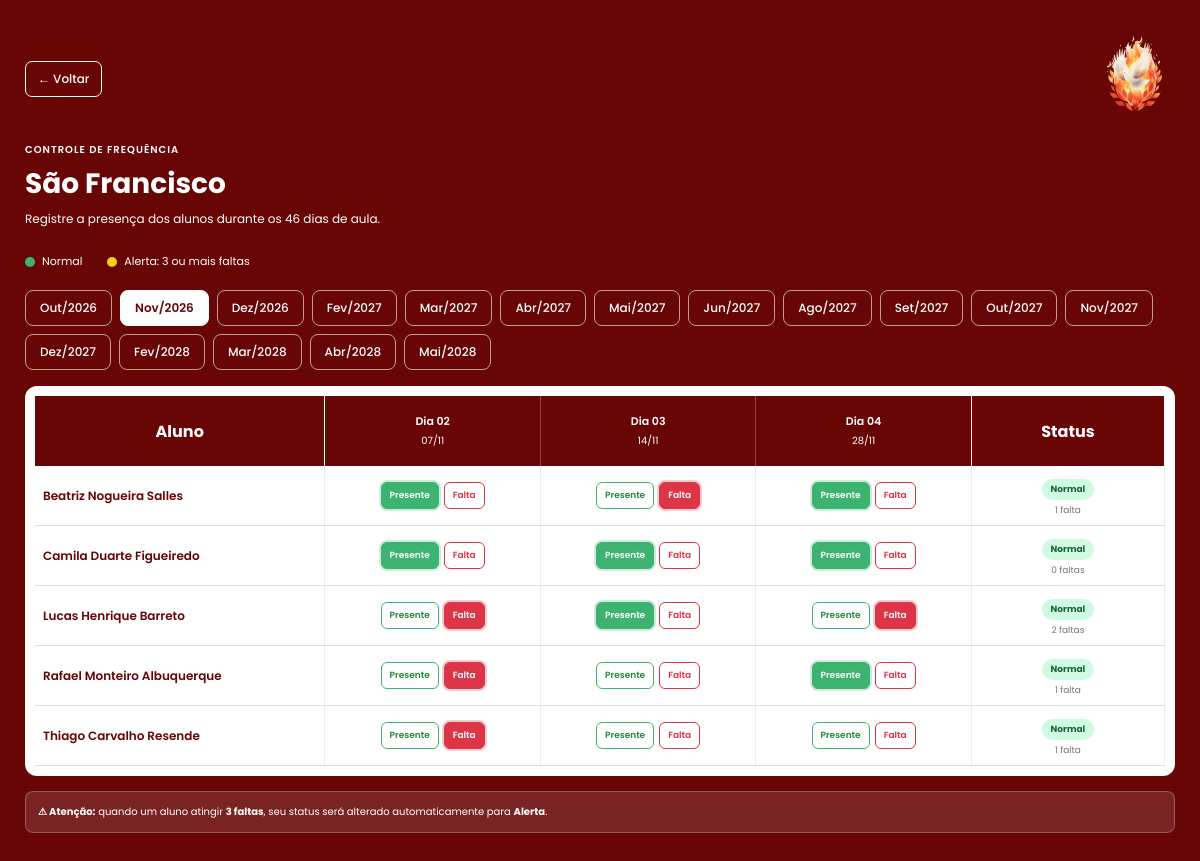
/turma/1 (signed in), run on the app's committed database.
### tables this page shows
CREATE TABLE turmas (
        id INTEGER PRIMARY KEY AUTOINCREMENT,
        nome TEXT NOT NULL
    );

CREATE TABLE alunos (
        id INTEGER PRIMARY KEY AUTOINCREMENT,
        nome TEXT NOT NULL,
        turma_id INTEGER NOT NULL,
        FOREIGN KEY (turma_id) REFERENCES turmas(id) ON DELETE CASCADE
    );

### app.py (the view)
@app.route("/turma/<int:turma_id>")
@login_required
def chamada(turma_id):
    conn = get_db()
    turma = conn.execute(
        """
        SELECT *
        FROM turmas
        WHERE id = ?
        """,
        (turma_id,)
    ).fetchone()
    if turma is None:
        conn.close()
        return "Turma não encontrada.", 404
    alunos = conn.execute(
        """
        SELECT *
        FROM alunos
        WHERE turma_id = ?
        ORDER BY nome
        """,
        (turma_id,)
    ).fetchall()
    dias = [
        date(2026, 10, 17),
        date(2026, 11, 7),
        date(2026, 11, 14),
        date(2026, 11, 28),
        date(2026, 12, 5),
        date(2027, 2, 13),
        date(2027, 2, 20),
        date(2027, 2, 27),
        date(2027, 3, 13),
        date(2027, 3, 20),
        date(2027, 4, 3),
        date(2027, 4, 10),
        date(2027, 4, 17),
        date(2027, 5, 8),
        date(2027, 5, 15),
        date(2027, 5, 22),
        date(2027, 5, 29),
        date(2027, 6, 5),
        date(2027, 6, 12),
        date(2027, 8, 1),
        date(2027, 8, 8),
        date(2027, 8, 21),
        date(2027, 9, 11),
        date(2027, 9, 18),
        date(2027, 9, 25),
        date(2027, 10, 2),
        date(2027, 10, 9),
        date(2027, 10, 16),
        date(2027, 10, 23),
        date(2027, 11, 6),
        date(2027, 11, 27),
        date(2027, 12, 4),
        date(2027, 12, 11),
        date(2028, 2, 5),
        date(2028, 2, 12),
        date(2028, 2, 19),
        date(2028, 3, 4),
        date(2028, 3, 11),
        date(2028, 3, 18),
        date(2028, 3, 25),
        date(2028, 4, 1),
        date(2028, 4, 8),
        date(2028, 5, 6),
        date(2028, 5, 13),
        date(2028, 5, 20),
        date(2028, 5, 27),
    ]
    dias = sorted(dias)
    meses = sorted({(d.year, d.month) for d in dias})
    hoje = date.today()
    futuros = [m for m in meses if m >= (hoje.year, hoje.month)]
    selecionado = futuros[0] if futuros else meses[-1]
    mes_param = request.args.get("mes", "")
    try:
        ano_p, mes_p = map(int, mes_param.split("-"))
        if (ano_p, mes_p) in meses:
            selecionado = (ano_p, mes_p)
    except ValueError:
        pass
    dias_mes = [
        d for d in dias
        if (d.year, d.month) == selecionado
    ]
    meses_nav = [
        {
            "valor": f"{a}-{m:02d}",
            "rotulo": f"{MESES_PT[m - 1]}/{a}",
            "ativo": (a, m) == selecionado,
        }
        for a, m in meses
    ]
    registros = conn.execute(
        """
        SELECT
            c.aluno_id,
            c.data,
            c.presente

        FROM chamadas c

        JOIN alunos a
            ON a.id = c.aluno_id

        WHERE a.turma_id = ?
        """,
        (turma_id,)
    ).fetchall()
    conn.close()
    mapa = {
        (
            registro["aluno_id"],
            registro["data"]
        ): bool(registro["presente"])
        for registro in registros
    }
    dados = []
    for aluno in alunos:
        faltas = sum(
            1
            for dia in dias
            if mapa.get(
                (
                    aluno["id"],
                    dia.isoformat()
                )
            ) is False
        )
        dados.append({
            "id": aluno["id"],
            "nome": aluno["nome"],
            "faltas": faltas,
            "status":
                "Alerta"
                if faltas >= 3
                else "Normal"
        })
    return render_template(
          "chamada.html",
          turma=turma,
          alunos=dados,
          dias=dias_mes,
          todos_dias=dias,
          meses=meses_nav,
          mapa=mapa
  )

### app.py (called while the page is built)
@app.after_request
def adicionar_cabecalhos_seguranca(response):
    response.headers["X-Content-Type-Options"] = "nosniff"
    response.headers["X-Frame-Options"] = "SAMEORIGIN"
    response.headers["Referrer-Policy"] = "strict-origin-when-cross-origin"
    response.headers["Permissions-Policy"] = (
        "geolocation=(), "
        "microphone=(), "
        "camera=()"
    )
    if request.is_secure:
        response.headers["Strict-Transport-Security"] = (
            "max-age=31536000; includeSubDomains"
        )
    return response

def get_db():
    conn = sqlite3.connect(DB_PATH)
    conn.row_factory = sqlite3.Row
    conn.execute("PRAGMA foreign_keys = ON")
    return conn

def login_required(view):
    @wraps(view)
    def wrapped(*args, **kwargs):
        if "usuario_id" not in session:
            return redirect(
                url_for("login")
            )
        return view(*args, **kwargs)
    return wrapped

### templates/chamada.html (shortened to what this page needs)
<!DOCTYPE html>
<html lang="pt-BR">
<head>
    <link rel="stylesheet"
          href="{{ url_for('static', filename='chamada.css') }}">
</head>
<body>
<div class="container">
    <header>
        <div class="topo">
            <a href="{{ url_for('turmas') }}"
               class="voltar">
                ← Voltar
            </a>
            <div class="logo">
                <img
                    src="{{ url_for('static', filename='image-removebg-preview.png') }}"
                    alt="Logo CRISMA">
            </div>
        </div>
        <div class="titulo">
            <p class="subtitulo">
                CONTROLE DE FREQUÊNCIA
            </p>
            <h1>
                {{ turma.nome }}
            </h1>
            <p>
                Registre a presença dos alunos durante
                os {{ todos_dias|length }} dias de aula.
            </p>
        </div>
    </header>
    <section class="legenda">
        <div class="legenda-item">
            <span class="bolinha normal"></span>
            <span>
                Normal
            </span>
        </div>
        <div class="legenda-item">
            <span class="bolinha alerta"></span>
            <span>
                Alerta: 3 ou mais faltas
            </span>
        </div>
    </section>
    <div class="meses">
    {% for m in meses %}
        <a href="?mes={{ m.valor }}"
           class="{{ 'ativo' if m.ativo else '' }}">
            {{ m.rotulo }}
        </a>
    {% endfor %}
    </div>
    <section class="tabela-container">
        <table>
            <thead>
                <tr>
                    <th class="aluno-coluna">
                        Aluno
                    </th>
                    {% for dia in dias %}
                    <th>
                        <div class="dia">
                            Dia {{ "%02d"|format(todos_dias.index(dia) + 1) }}
                        </div>
                        <div class="data">
                            {{ dia.strftime("%d/%m") }}
                        </div>
                    </th>
                    {% endfor %}
                    <th class="status-coluna">
                        Status
                    </th>
                </tr>
            </thead>
            <tbody>
            {% for aluno in alunos %}
                <tr
                    id="aluno-{{ aluno.id }}"
                    data-aluno-id="{{ aluno.id }}"
                >
                    <td class="nome-aluno">
                        {{ aluno.nome }}
                    </td>
                    {% for dia in dias %}
                        {% set chave = (aluno.id, dia.isoformat()) %}
                        {% set marcado = mapa.get(chave) %}
                        <td>
                            <div class="botoes">
                                <button
                                    type="button"
                                    class="presente {% if marcado == true %}selecionado{% endif %}"
                                    data-aluno-id="{{ aluno.id }}"
                                    data-data="{{ dia.isoformat() }}"
                                    data-presente="true"
                                >
                                    Presente
                                </button>
                                <button
                                    type="button"
                                    class="falta {% if marcado == false %}selecionado{% endif %}"
                                    data-aluno-id="{{ aluno.id }}"
                                    data-data="{{ dia.isoformat() }}"
                                    data-presente="false"
                                >
                                    Falta
                                </button>
                            </div>
                        </td>
                    {% endfor %}
                    <td class="status">
                        <span
                            class="status-text {% if aluno.faltas >= 3 %}status-alerta{% else %}status-normal{% endif %}"
                        >
                            {{ aluno.status }}
                        </span>
                        <span class="contador">
                            {{ aluno.faltas }}
                            falta{% if aluno.faltas != 1 %}s{% endif %}
                        </span>
                    </td>
                </tr>
            {% endfor %}
            </tbody>
        </table>
    </section>
    <div class="observacao">
        <strong>⚠ Atenção:</strong>
        quando um aluno atingir
        <strong>3 faltas</strong>,
        seu status será alterado automaticamente para
        <strong>Alerta</strong>.
    </div>
</div>
</body>
</html>

### static/chamada.css (style rules this page uses)
* { margin: 0; padding: 0; box-sizing: border-box; }
body { font-family: 'Poppins', sans-serif; background-color: #680505; color: white; min-height: 100vh; }
.container { width: 100%; max-width: 1400px; margin: 0 auto; padding: 35px 25px; }
.topo { display: flex; align-items: center; justify-content: space-between; margin-bottom: 20px; }
.logo img { width: 80px; height: 80px; object-fit: contain; }
.voltar { color: white; text-decoration: none; font-size: 12px; font-weight: 500; padding: 8px 12px; border: 1px solid white; border-radius: 7px; transition: 0.2s; }
.titulo { margin-bottom: 25px; }
.subtitulo { font-size: 10px; font-weight: 600; letter-spacing: 1px; margin-bottom: 5px; }
.titulo h1 { font-size: 28px; font-weight: 700; margin-bottom: 5px; }
.titulo p:last-child { font-size: 12px; font-weight: 400; }
.legenda { display: flex; align-items: center; gap: 25px; margin-bottom: 20px; font-size: 11px; }
.legenda-item { display: flex; align-items: center; gap: 7px; }
.bolinha { width: 10px; height: 10px; border-radius: 50%; display: inline-block; }
.bolinha.normal { background-color: #3cb371; }
.bolinha.alerta { background-color: #facc15; }
.tabela-container { width: 100%; overflow-x: auto; background-color: white; border-radius: 12px; padding: 10px; }
table { width: max-content; min-width: 100%; border-collapse: collapse; color: #680505; }
th { min-width: 145px; height: 70px; padding: 8px; background-color: #680505; color: white; text-align: center; border-right: 1px solid rgba(255, 255, 255, 0.25); }
th.aluno-coluna { min-width: 190px; position: sticky; left: 0; z-index: 3; }
th.status-coluna { min-width: 130px; position: sticky; right: 0; z-index: 3; }
.dia { font-size: 11px; font-weight: 600; }
.data { font-size: 10px; font-weight: 400; margin-top: 3px; }
td { min-width: 145px; padding: 8px; text-align: center; background-color: white; border-bottom: 1px solid #dddddd; border-right: 1px solid #eeeeee; }
td.nome-aluno { min-width: 190px; text-align: left; font-size: 12px; font-weight: 600; position: sticky; left: 0; z-index: 2; background-color: white; }
td.status { min-width: 130px; position: sticky; right: 0; z-index: 2; background-color: white; }
.botoes { display: flex; justify-content: center; align-items: center; gap: 5px; }
.botoes button { padding: 6px 8px; border-radius: 6px; font-family: 'Poppins', sans-serif; font-size: 9px; font-weight: 600; cursor: pointer; transition: all 0.2s ease; outline: none; }
.presente { background-color: white; border: 1px solid #3cb371; color: #218838; }
.presente.selecionado { background-color: #3cb371; border: 1px solid #3cb371; color: white; box-shadow: 0 0 0 2px rgba(60, 179, 113, 0.25); }
.falta { background-color: white; border: 1px solid #dc3545; color: #dc3545; }
.falta.selecionado { background-color: #dc3545; border: 1px solid #dc3545; color: white; box-shadow: 0 0 0 2px rgba(220, 53, 69, 0.25); }
.status-normal { display: inline-block; background-color: #d1fae5; color: #166534; padding: 4px 9px; border-radius: 20px; font-size: 9px; font-weight: 700; }
.contador { display: block; margin-top: 4px; font-size: 9px; color: #777777; }
.observacao { margin-top: 15px; padding: 12px; background-color: rgba(255, 255, 255, 0.12); border: 1px solid rgba(255, 255, 255, 0.25); border-radius: 8px; font-size: 10px; line-height: 16px; }
.meses { display: flex; flex-wrap: wrap; gap: 8px; margin: 16px 0; }
.meses a { padding: 8px 14px; border: 1px solid rgba(255, 255, 255, 0.6); border-radius: 8px; background-color: transparent; color: white; font-family: 'Poppins', sans-serif; font-size: 12px; font-weight: 500; text-decoration: none; cursor: pointer; transition: all 0.2s ease; }
.meses a.ativo { background-color: white; border-color: white; color: #680505; font-weight: 600; }

### data on the page
turmas: nome "São Francisco"
alunos: nome "Beatriz Nogueira Salles", status "Normal", faltas "1"
alunos: nome "Camila Duarte Figueiredo", status "Normal", faltas "0"
alunos: nome "Lucas Henrique Barreto", status "Normal", faltas "2"
alunos: nome "Rafael Monteiro Albuquerque", status "Normal", faltas "1"
alunos: nome "Thiago Carvalho Resende", status "Normal", faltas "1"

### other printed values
{{ todos_dias|length }} "46"
{{ m.rotulo }} "Out/2026" "Nov/2026" "Dez/2026" "Fev/2027" "Mar/2027" "Abr/2027" "Mai/2027" "Jun/2027" "Ago/2027" "Set/2027" "Out/2027" "Nov/2027" "Dez/2027" "Fev/2028" "Mar/2028" "Abr/2028" "Mai/2028"
{{ "%02d"|format(todos_dias.index(dia) + 1) }} "02" "03" "04"
{{ dia.strftime("%d/%m") }} "07/11" "14/11" "28/11"
